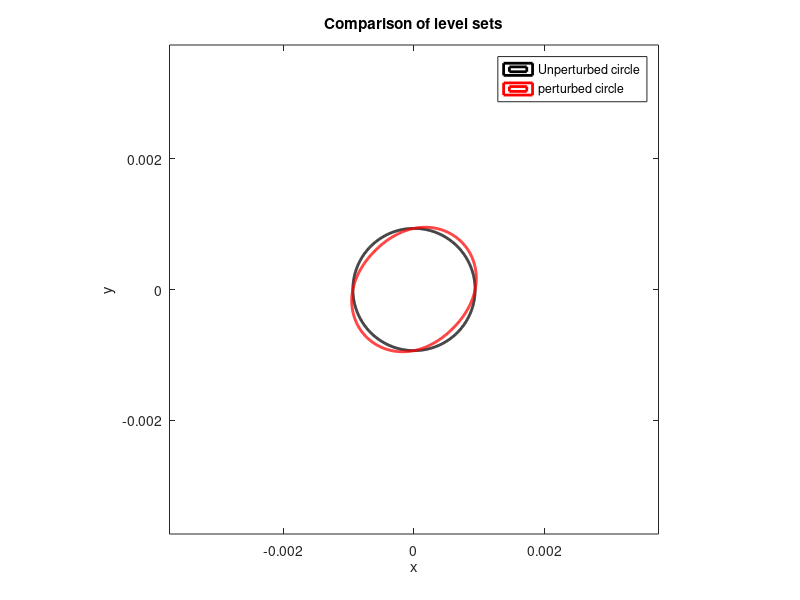

MATLAB code for this plot:
% level set and initial perturbation prototyping

% A level set function is a scalar field where the interface is represented as a contour of the field.
% the sign of the funciton usually gives info about the locaiton of the point relative to the interface/contour
% usually initialized as a signed distance funciton

%% define grid
dctrx = 0; % x-center coordinate
dctry = 0; % y-center coordinate
dctrz = 0; % z-cetner coordinate
d0 = 0.00187 %1.0;  % diameter
r0 = d0/2; % radius
nx = 1000;
ny = 1000;
x = linspace(-2*d0,2*d0,nx);
y = linspace(-2*d0,2*d0,ny);
[XX, YY] = meshgrid(x,y);

%% geometry definition
epsilon = d0*[0.05, 0.0, 0.0]; % amplitude of our perturbation
mode = [2, 0, 0];                 % wave number modes for our perturbation (spatial frequency of wave, 2pi/lambda) lambda=linear wavelength
phase = [0,0,0];             % phase shifts (offset of waves)
% epsilon = d0*[0.01, 0.007, 0.005]; % amplitude of our perturbation
% mode = [20, 11, 10];                 % wave number modes for our perturbation (spatial frequency of wave, 2pi/lambda) lambda=linear wavelength
% phase = [pi,pi,0];             % phase shifts (offset of waves)
theta = atan2(YY-dctry,XX-dctrx);  % compute polar angle for each point (we use atan2 to keep track of the quadrant (matlab funciton) instead of just atan)

% compute total perturbation based (summation of modes)
perturbation = zeros(size(theta));
for i=1:length(mode)
    perturbation = perturbation + epsilon(i)*sin(mode(i)*theta + phase(i));
end

% define level sets (unperturbed and perturbed)
phi_unperturbed = sqrt(((XX - dctrx).^2) + (YY - dctry).^2) - r0;
phi_perturbed   = sqrt(((XX - dctrx).^2) + (YY - dctry).^2) - (r0 + perturbation);

% overlay the 0 level to compare
figure
contour(XX,YY,phi_unperturbed,[0 0],'k','LineWidth',2) % plot level set zero
hold on
contour(XX, YY, phi_perturbed, [0 0], 'r', 'LineWidth', 2); % perturbed interface
axis equal; 
xlabel('x'); ylabel('y'); legend('Unperturbed circle','perturbed circle')
title('Comparison of level sets')

% % plot unperturbed level set
% figure;
% contourf(XX,YY,phi_unperturbed,50,'linecolor','none')  % plot filled contours
% hold on
% contour(XX,YY,phi_unperturbed,[0 0],'k','LineWidth',2) % plot level set zero
% axis equal; colorbar; colormap('turbo');
% title('2D level set of an unperturbed circle'); xlabel('x'); ylabel('y')
% 
% % plot perturbed level set
% figure;
% contourf(XX, YY, phi_perturbed, 50, 'LineColor', 'none');   % plot filled contours
% hold on;
% contour(XX, YY, phi_perturbed, [0 0], 'k', 'LineWidth', 2); % plot level set zero
% axis equal; colorbar; colormap('turbo')
% title('2D Multi-Mode Perturbed Circle (Level Set)'); xlabel('x'); ylabel('y')
